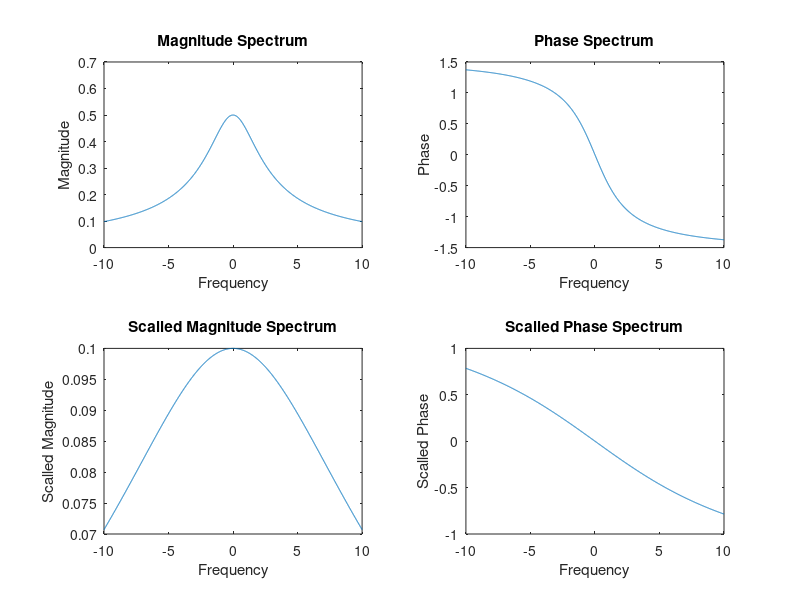

MATLAB code to generate this figure:
a=2;
w=-10:0.01:10;
b=5;

F = zeros(size(w));
F2 = zeros(size(w));

for i=1:length(w)
    F(i) = integral(@(t) exp(-a*t).*exp(-1i*w(i)*t), 0, inf);
    F2(i) = integral(@(t) exp(-a*b*t).*exp(-1i*w(i)*t), 0, inf);
end
magnitude = abs(F);
phase = angle(F);
magnitude2 = abs(F2);
phase2 = angle(F2);

subplot(2,2,1);
plot(w, magnitude);
title("Magnitude Spectrum");
xlabel("Frequency");
ylabel("Magnitude");

subplot(2,2,2);
plot(w, phase);
title("Phase Spectrum");
xlabel("Frequency");
ylabel("Phase");

subplot(2,2,3);
plot(w, magnitude2);
title("Scalled Magnitude Spectrum");
xlabel("Frequency");
ylabel("Scalled Magnitude");

subplot(2,2,4);
plot(w, phase2);
title("Scalled Phase Spectrum");
xlabel("Frequency");
ylabel("Scalled Phase");
